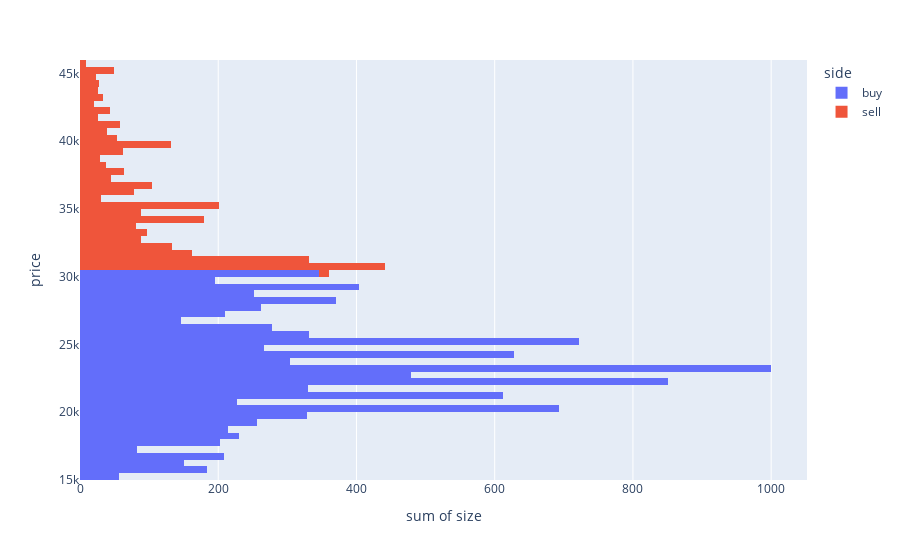

The code cell stored with this chart in its notebook:
### Code cell
market_simulator.plot_bid_ask()

### Figure 1 — Plotly figure (JSON) as saved in the notebook; plotly's stock layout.template omitted (floating-point values rounded to 4 significant figures; data arrays with more than 128 entries replaced by an {"elided": "..."} marker saying what was removed)
{"data": [{"alignmentgroup": "True", "bingroup": "y", "histfunc": "sum", "hovertemplate": "side=buy<br>sum of size=%{x}<br>price=%{y}<extra></extra>", "legendgroup": "buy", "marker": {"color": "#636efa", "pattern": {"shape": ""}}, "name": "buy", "offsetgroup": "buy", "orientation": "h", "showlegend": true, "type": "histogram", "x": {"elided": "13227 float values"}, "xaxis": "x", "y": {"elided": "13227 float values"}, "yaxis": "y"}, {"alignmentgroup": "True", "bingroup": "y", "histfunc": "sum", "hovertemplate": "side=sell<br>sum of size=%{x}<br>price=%{y}<extra></extra>", "legendgroup": "sell", "marker": {"color": "#EF553B", "pattern": {"shape": ""}}, "name": "sell", "offsetgroup": "sell", "orientation": "h", "showlegend": true, "type": "histogram", "x": {"elided": "10112 float values"}, "xaxis": "x", "y": {"elided": "10112 float values"}, "yaxis": "y"}], "layout": {"barmode": "relative", "legend": {"title": {"text": "side"}, "tracegroupgap": 0}, "margin": {"t": 60}, "xaxis": {"anchor": "y", "domain": [0, 1], "title": {"text": "sum of size"}}, "yaxis": {"anchor": "x", "domain": [0, 1], "title": {"text": "price"}}}}
